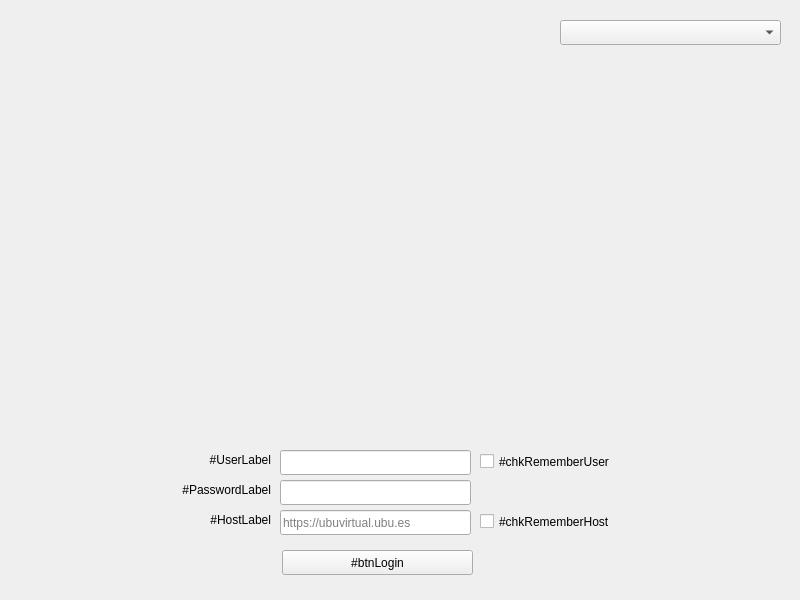
<?xml version="1.0" encoding="UTF-8"?>
<ui version="4.0">
 <class>login</class>
 <widget class="QWidget" name="login">
  <property name="geometry">
   <rect>
    <x>0</x>
    <y>0</y>
    <width>800</width>
    <height>600</height>
   </rect>
  </property>
  <property name="windowTitle">
   <string>UBUVoiceAssistant</string>
  </property>
  <widget class="QWidget" name="centralwidget" native="true">
   <property name="geometry">
    <rect>
     <x>0</x>
     <y>0</y>
     <width>891</width>
     <height>595</height>
    </rect>
   </property>
   <property name="sizePolicy">
    <sizepolicy hsizetype="Fixed" vsizetype="Fixed">
     <horstretch>0</horstretch>
     <verstretch>0</verstretch>
    </sizepolicy>
   </property>
   <widget class="QComboBox" name="dropLang">
    <property name="geometry">
     <rect>
      <x>560</x>
      <y>20</y>
      <width>221</width>
      <height>25</height>
     </rect>
    </property>
   </widget>
   <widget class="QLabel" name="img">
    <property name="geometry">
     <rect>
      <x>110</x>
      <y>80</y>
      <width>533</width>
      <height>357</height>
     </rect>
    </property>
    <property name="text">
     <string/>
    </property>
    <property name="pixmap">
     <pixmap>../../imgs/UBUVoiceAssistant_logo.png</pixmap>
    </property>
   </widget>
   <widget class="QLabel" name="lblUser">
    <property name="geometry">
     <rect>
      <x>40</x>
      <y>450</y>
      <width>231</width>
      <height>20</height>
     </rect>
    </property>
    <property name="text">
     <string>#UserLabel</string>
    </property>
    <property name="alignment">
     <set>Qt::AlignRight|Qt::AlignTrailing|Qt::AlignVCenter</set>
    </property>
   </widget>
   <widget class="QLabel" name="lblPassword">
    <property name="geometry">
     <rect>
      <x>40</x>
      <y>480</y>
      <width>231</width>
      <height>20</height>
     </rect>
    </property>
    <property name="text">
     <string>#PasswordLabel</string>
    </property>
    <property name="alignment">
     <set>Qt::AlignRight|Qt::AlignTrailing|Qt::AlignVCenter</set>
    </property>
   </widget>
   <widget class="QLabel" name="lblHost">
    <property name="geometry">
     <rect>
      <x>30</x>
      <y>510</y>
      <width>241</width>
      <height>20</height>
     </rect>
    </property>
    <property name="text">
     <string>#HostLabel</string>
    </property>
    <property name="alignment">
     <set>Qt::AlignRight|Qt::AlignTrailing|Qt::AlignVCenter</set>
    </property>
   </widget>
   <widget class="QLineEdit" name="tbxUser">
    <property name="geometry">
     <rect>
      <x>280</x>
      <y>450</y>
      <width>191</width>
      <height>25</height>
     </rect>
    </property>
   </widget>
   <widget class="QLineEdit" name="tbxPassword">
    <property name="geometry">
     <rect>
      <x>280</x>
      <y>480</y>
      <width>191</width>
      <height>25</height>
     </rect>
    </property>
    <property name="echoMode">
     <enum>QLineEdit::Password</enum>
    </property>
   </widget>
   <widget class="QLineEdit" name="tbxHost">
    <property name="geometry">
     <rect>
      <x>280</x>
      <y>510</y>
      <width>191</width>
      <height>25</height>
     </rect>
    </property>
    <property name="placeholderText">
     <string>https://ubuvirtual.ubu.es</string>
    </property>
   </widget>
   <widget class="QCheckBox" name="chkUser">
    <property name="geometry">
     <rect>
      <x>480</x>
      <y>450</y>
      <width>311</width>
      <height>23</height>
     </rect>
    </property>
    <property name="text">
     <string>#chkRememberUser</string>
    </property>
   </widget>
   <widget class="QCheckBox" name="chkHost">
    <property name="geometry">
     <rect>
      <x>480</x>
      <y>510</y>
      <width>311</width>
      <height>23</height>
     </rect>
    </property>
    <property name="text">
     <string>#chkRememberHost</string>
    </property>
   </widget>
   <widget class="QPushButton" name="btnLogin">
    <property name="geometry">
     <rect>
      <x>282</x>
      <y>550</y>
      <width>191</width>
      <height>25</height>
     </rect>
    </property>
    <property name="text">
     <string>#btnLogin</string>
    </property>
   </widget>
  </widget>
 </widget>
 <resources/>
 <connections/>
</ui>
